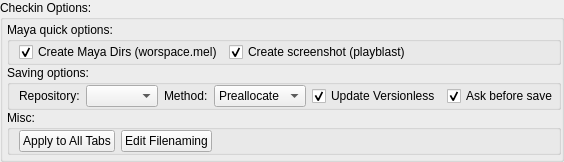
<?xml version="1.0" encoding="UTF-8"?>
<ui version="4.0">
 <class>checkinOptionsGroupBox</class>
 <widget class="QGroupBox" name="checkinOptionsGroupBox">
  <property name="geometry">
   <rect>
    <x>0</x>
    <y>0</y>
    <width>537</width>
    <height>129</height>
   </rect>
  </property>
  <property name="sizePolicy">
   <sizepolicy hsizetype="Preferred" vsizetype="Minimum">
    <horstretch>0</horstretch>
    <verstretch>0</verstretch>
   </sizepolicy>
  </property>
  <property name="windowTitle">
   <string>GroupBox</string>
  </property>
  <property name="title">
   <string>Checkin Options:</string>
  </property>
  <property name="flat">
   <bool>true</bool>
  </property>
  <layout class="QGridLayout" name="gridLayout">
   <property name="leftMargin">
    <number>4</number>
   </property>
   <property name="topMargin">
    <number>2</number>
   </property>
   <property name="rightMargin">
    <number>0</number>
   </property>
   <property name="bottomMargin">
    <number>4</number>
   </property>
   <property name="spacing">
    <number>0</number>
   </property>
   <item row="2" column="0" colspan="2">
    <widget class="QGroupBox" name="groupBox">
     <property name="title">
      <string>Misc:</string>
     </property>
     <property name="flat">
      <bool>true</bool>
     </property>
     <layout class="QHBoxLayout" name="horizontalLayout_2">
      <property name="topMargin">
       <number>0</number>
      </property>
      <property name="rightMargin">
       <number>0</number>
      </property>
      <property name="bottomMargin">
       <number>0</number>
      </property>
      <item>
       <widget class="QPushButton" name="saveAsDefaultsPushButton">
        <property name="text">
         <string>Apply to All Tabs</string>
        </property>
       </widget>
      </item>
      <item>
       <widget class="QPushButton" name="pushButton">
        <property name="text">
         <string>Edit Filenaming</string>
        </property>
       </widget>
      </item>
      <item>
       <spacer name="horizontalSpacer_3">
        <property name="orientation">
         <enum>Qt::Horizontal</enum>
        </property>
        <property name="sizeHint" stdset="0">
         <size>
          <width>40</width>
          <height>20</height>
         </size>
        </property>
       </spacer>
      </item>
     </layout>
    </widget>
   </item>
   <item row="0" column="0" colspan="2">
    <widget class="QGroupBox" name="mayaOptionsGroupBox">
     <property name="title">
      <string>Maya quick options:</string>
     </property>
     <property name="flat">
      <bool>true</bool>
     </property>
     <layout class="QHBoxLayout" name="horizontalLayout">
      <property name="topMargin">
       <number>0</number>
      </property>
      <property name="rightMargin">
       <number>0</number>
      </property>
      <property name="bottomMargin">
       <number>0</number>
      </property>
      <item>
       <widget class="QCheckBox" name="createMayaDirsCheckBox">
        <property name="text">
         <string>Create Maya Dirs (worspace.mel)</string>
        </property>
        <property name="checked">
         <bool>true</bool>
        </property>
       </widget>
      </item>
      <item>
       <widget class="QCheckBox" name="createPlayblastCheckBox">
        <property name="text">
         <string>Create screenshot (playblast)</string>
        </property>
        <property name="checked">
         <bool>true</bool>
        </property>
       </widget>
      </item>
      <item>
       <spacer name="horizontalSpacer_2">
        <property name="orientation">
         <enum>Qt::Horizontal</enum>
        </property>
        <property name="sizeHint" stdset="0">
         <size>
          <width>40</width>
          <height>20</height>
         </size>
        </property>
       </spacer>
      </item>
     </layout>
    </widget>
   </item>
   <item row="1" column="0" colspan="2">
    <widget class="QGroupBox" name="groupBox_2">
     <property name="title">
      <string>Saving options:</string>
     </property>
     <property name="flat">
      <bool>true</bool>
     </property>
     <layout class="QHBoxLayout" name="horizontalLayout_3" stretch="0,1,0,0,0,0,1">
      <property name="topMargin">
       <number>0</number>
      </property>
      <property name="rightMargin">
       <number>0</number>
      </property>
      <property name="bottomMargin">
       <number>0</number>
      </property>
      <item>
       <widget class="QLabel" name="repositoryLabel">
        <property name="text">
         <string>Repository:</string>
        </property>
       </widget>
      </item>
      <item>
       <widget class="QComboBox" name="repositoryComboBox"/>
      </item>
      <item>
       <widget class="QLabel" name="checkinMethodLabel">
        <property name="text">
         <string>Method:</string>
        </property>
       </widget>
      </item>
      <item>
       <widget class="QComboBox" name="checkinMethodComboBox">
        <item>
         <property name="text">
          <string>Preallocate</string>
         </property>
        </item>
        <item>
         <property name="text">
          <string>In-Place</string>
         </property>
        </item>
        <item>
         <property name="text">
          <string>Copy</string>
         </property>
        </item>
        <item>
         <property name="text">
          <string>Move</string>
         </property>
        </item>
        <item>
         <property name="text">
          <string>Upload</string>
         </property>
        </item>
       </widget>
      </item>
      <item>
       <widget class="QCheckBox" name="updateVersionlessCheckBox">
        <property name="text">
         <string>Update Versionless</string>
        </property>
        <property name="checked">
         <bool>true</bool>
        </property>
       </widget>
      </item>
      <item>
       <widget class="QCheckBox" name="askBeforeSaveCheckBox">
        <property name="text">
         <string>Ask before save</string>
        </property>
        <property name="checked">
         <bool>true</bool>
        </property>
       </widget>
      </item>
      <item>
       <spacer name="horizontalSpacer">
        <property name="orientation">
         <enum>Qt::Horizontal</enum>
        </property>
        <property name="sizeHint" stdset="0">
         <size>
          <width>40</width>
          <height>20</height>
         </size>
        </property>
       </spacer>
      </item>
     </layout>
    </widget>
   </item>
  </layout>
 </widget>
 <resources/>
 <connections/>
</ui>
